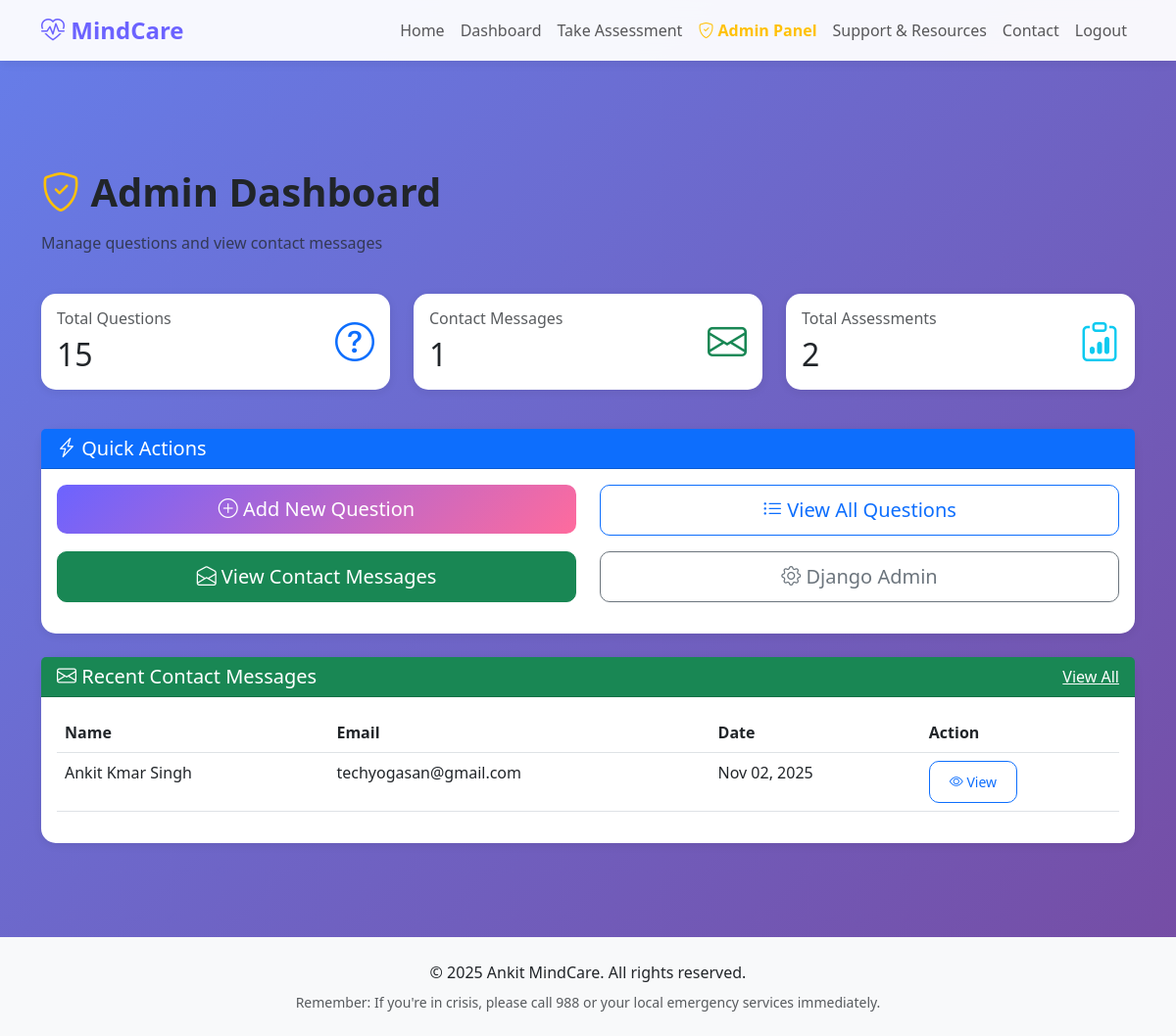
Page /admin-panel/ (signed in) on the committed database.
### assessments/models.py (models this page shows, shortened)
class ContactMessage(models.Model):
    name = models.CharField(max_length=100)
    email = models.EmailField()
    message = models.TextField()
    created_at = models.DateTimeField(auto_now_add=True)
    class Meta:
        ordering = ['-created_at']

### assessments/views.py (the view)
# urls.py: path('admin-panel/', views.admin_dashboard, name='admin_dashboard'),
@login_required
@user_passes_test(is_staff_user)
def admin_dashboard(request):
    total_questions = Question.objects.count()
    total_messages = ContactMessage.objects.count()
    total_assessments = Assessment.objects.count()
    recent_messages = ContactMessage.objects.all()[:5]
    context = {
        'total_questions': total_questions,
        'total_messages': total_messages,
        'total_assessments': total_assessments,
        'recent_messages': recent_messages,
    }
    return render(request, 'assessments/admin/dashboard.html', context)

### assessments/views.py (called while the page is built)
def is_staff_user(user):
    return user.is_authenticated and user.is_staff

### assessments/templates/assessments/admin/dashboard.html (shortened to what this page needs)
{% extends 'assessments/base.html' %}
{% block content %}
<div class="container py-5 mt-5">
    <div class="row mb-4">
        <div class="col-12">
            <h1 class="fw-bold mb-3">
                <i class="bi bi-shield-check text-warning"></i> Admin Dashboard
            </h1>
            <p class="text-muted">Manage questions and view contact messages</p>
        </div>
    </div>
    <div class="row mb-4">
        <div class="col-md-4 mb-3">
            <div class="card shadow-sm border-primary">
                <div class="card-body">
                    <div class="d-flex justify-content-between align-items-center">
                        <div>
                            <h6 class="text-muted mb-2">Total Questions</h6>
                            <h2 class="mb-0">{{ total_questions }}</h2>
                        </div>
                        <div class="text-primary fs-1">
                            <i class="bi bi-question-circle"></i>
                        </div>
                    </div>
                </div>
            </div>
        </div>
        <div class="col-md-4 mb-3">
            <div class="card shadow-sm border-success">
                <div class="card-body">
                    <div class="d-flex justify-content-between align-items-center">
                        <div>
                            <h6 class="text-muted mb-2">Contact Messages</h6>
                            <h2 class="mb-0">{{ total_messages }}</h2>
                        </div>
                        <div class="text-success fs-1">
                            <i class="bi bi-envelope"></i>
                        </div>
                    </div>
                </div>
            </div>
        </div>
        <div class="col-md-4 mb-3">
            <div class="card shadow-sm border-info">
                <div class="card-body">
                    <div class="d-flex justify-content-between align-items-center">
                        <div>
                            <h6 class="text-muted mb-2">Total Assessments</h6>
                            <h2 class="mb-0">{{ total_assessments }}</h2>
                        </div>
                        <div class="text-info fs-1">
                            <i class="bi bi-clipboard-data"></i>
                        </div>
                    </div>
                </div>
            </div>
        </div>
    </div>
    <div class="row mb-4">
        <div class="col-12">
            <div class="card shadow-sm">
                <div class="card-header bg-primary text-white">
                    <h5 class="mb-0"><i class="bi bi-lightning-charge"></i> Quick Actions</h5>
                </div>
                <div class="card-body">
                    <div class="row">
                        <div class="col-md-6 mb-3">
                            <a href="{% url 'admin_add_question' %}" class="btn btn-primary btn-lg w-100">
                                <i class="bi bi-plus-circle"></i> Add New Question
                            </a>
                        </div>
                        <div class="col-md-6 mb-3">
                            <a href="{% url 'admin_questions' %}" class="btn btn-outline-primary btn-lg w-100">
                                <i class="bi bi-list-ul"></i> View All Questions
                            </a>
                        </div>
                        <div class="col-md-6 mb-3">
                            <a href="{% url 'admin_contact_messages' %}" class="btn btn-success btn-lg w-100">
                                <i class="bi bi-envelope-open"></i> View Contact Messages
                            </a>
                        </div>
                        <div class="col-md-6 mb-3">
                            <a href="{% url 'admin:index' %}" class="btn btn-outline-secondary btn-lg w-100" target="_blank">
                                <i class="bi bi-gear"></i> Django Admin
                            </a>
                        </div>
                    </div>
                </div>
            </div>
        </div>
    </div>
    <div class="row">
        <div class="col-12">
            <div class="card shadow-sm">
                <div class="card-header bg-success text-white d-flex justify-content-between align-items-center">
                    <h5 class="mb-0"><i class="bi bi-envelope"></i> Recent Contact Messages</h5>
                    <a href="{% url 'admin_contact_messages' %}" class="text-white">View All</a>
                </div>
                <div class="card-body">
                    {% if recent_messages %}
                    <div class="table-responsive">
                        <table class="table table-hover">
                            <thead>
                                <tr>
                                    <th>Name</th>
                                    <th>Email</th>
                                    <th>Date</th>
                                    <th>Action</th>
                                </tr>
                            </thead>
                            <tbody>
                                {% for message in recent_messages %}
                                <tr>
                                    <td>{{ message.name }}</td>
                                    <td>{{ message.email }}</td>
                                    <td>{{ message.created_at|date:"M d, Y" }}</td>
                                    <td>
                                        <a href="{% url 'admin_view_message' message.id %}" class="btn btn-sm btn-outline-primary">
                                            <i class="bi bi-eye"></i> View
                                        </a>
                                    </td>
                                </tr>
                                {% endfor %}
                            </tbody>
                        </table>
                    </div>
                    {% else %}
                    <p class="text-muted text-center py-3">No messages yet.</p>
                    {% endif %}
                </div>
            </div>
        </div>
    </div>
</div>
{% endblock %}

### static/css/style.css (style rules this page uses)
:root { --primary-color: #6c63ff; --secondary-color: #ff6b9d; --success-color: #10b981; --info-color: #3b82f6; --warning-color: #f59e0b; --danger-color: #ef4444; --gradient-start: #667eea; --gradient-end: #764ba2; }
body { font-family: 'Segoe UI', Tahoma, Geneva, Verdana, sans-serif; background: linear-gradient(135deg, #667eea 0%, #764ba2 100%); min-height: 100vh; padding-top: 76px; }
.btn { border-radius: 10px; padding: 10px 20px; font-weight: 500; transition: all 0.3s ease; }
.btn-primary { background: linear-gradient(135deg, var(--primary-color) 0%, var(--secondary-color) 100%); border: none; }
.card { border: none; border-radius: 15px; transition: transform 0.3s ease, box-shadow 0.3s ease; }
.shadow-sm { box-shadow: 0 2px 10px rgba(0, 0, 0, 0.08) !important; }

### rows in the picture
ContactMessage: name "Ankit Kmar Singh", email "techyogasan@gmail.com", created_at "Nov 02, 2025"

### other values in the picture
{{ total_questions }} "15"
{{ total_messages }} "1"
{{ total_assessments }} "2"
